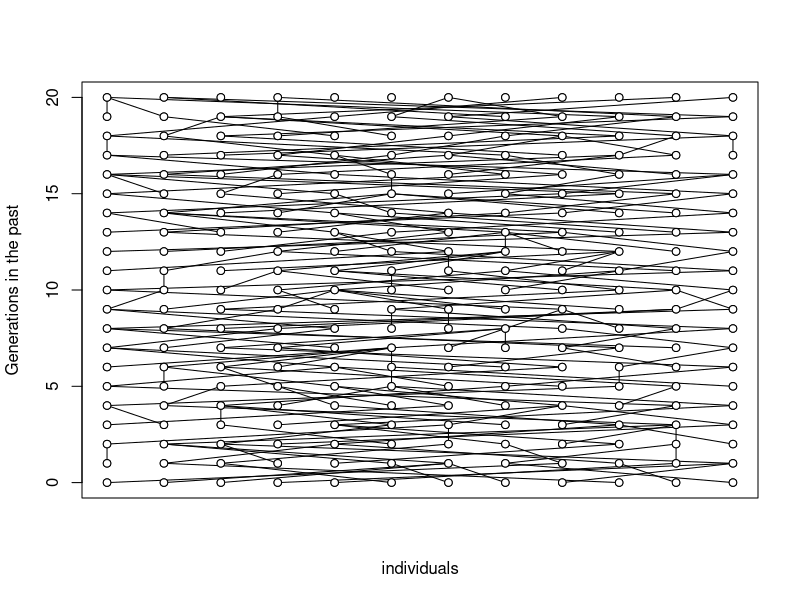

The R source for this figure:
N <- 12; G <- 21; x <- rep(1:N, times=G); y <- rep(0:(G-1), each=N)
p <- sample(1:N,N*(G-1),replace=T)
plot(x,y,xlab="individuals", ylab="Generations in the past", xaxt="n")
lx <- c(rbind(x,p,NA))
ly <- c(rbind(y,y+1,NA))
lines(lx[1:(3*N*(G-1))],ly[1:(3*N*(G-1))],col="black")
points(x,y,pch=16,col="white")
points(x,y,pch=1)
